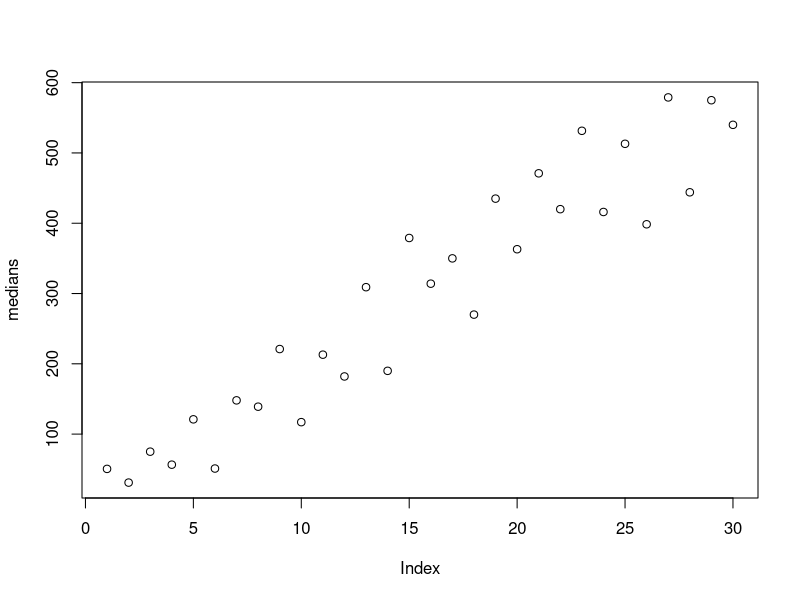
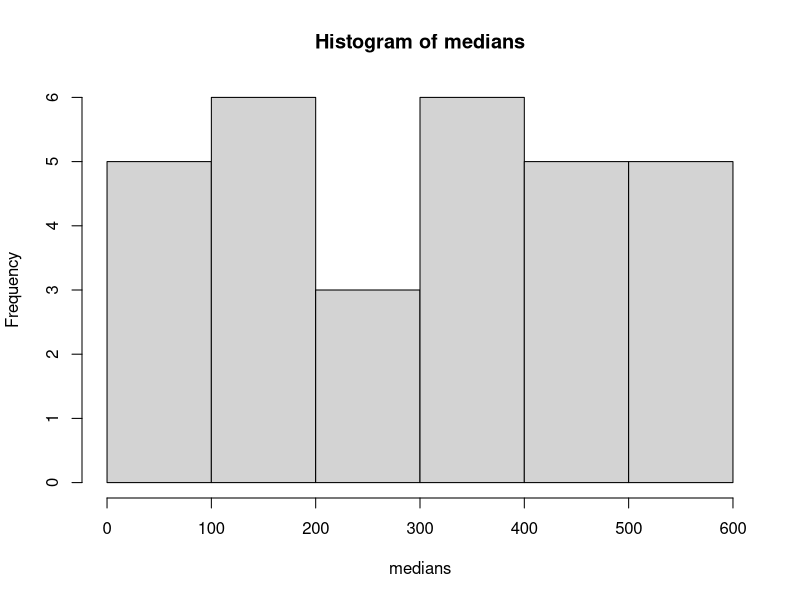
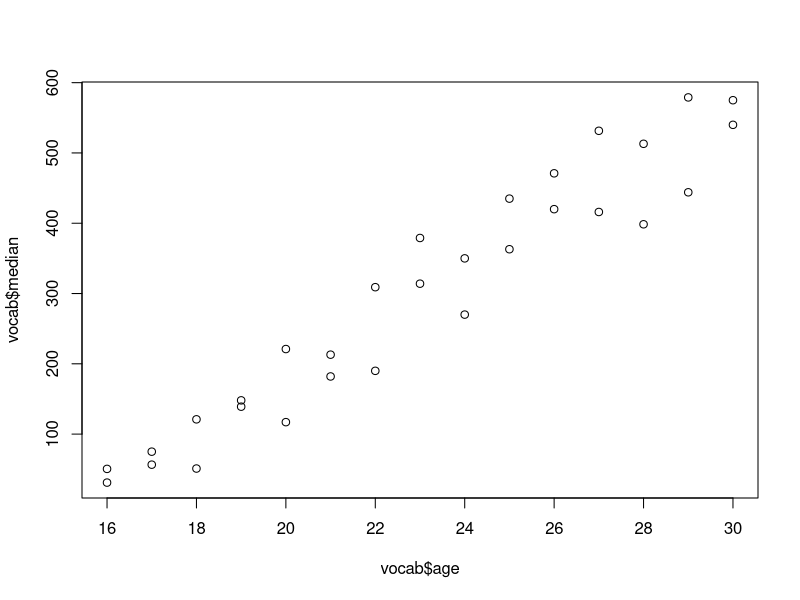
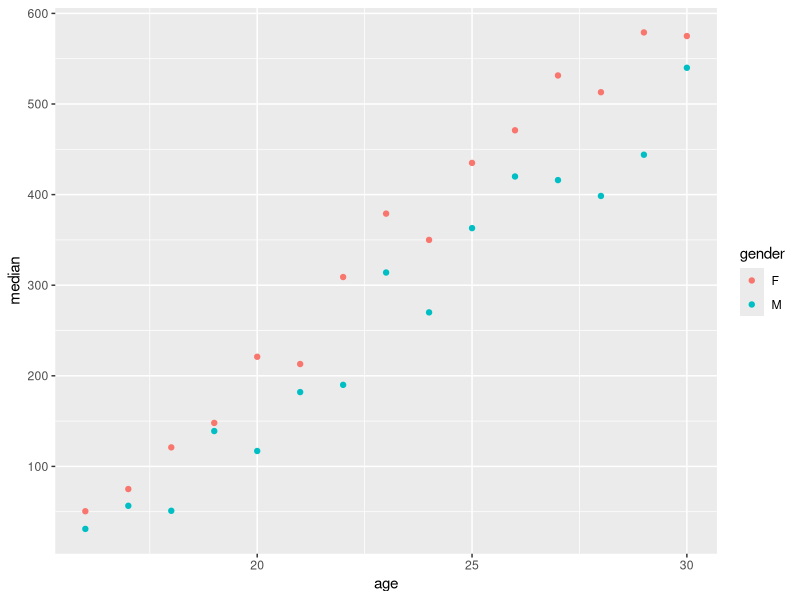
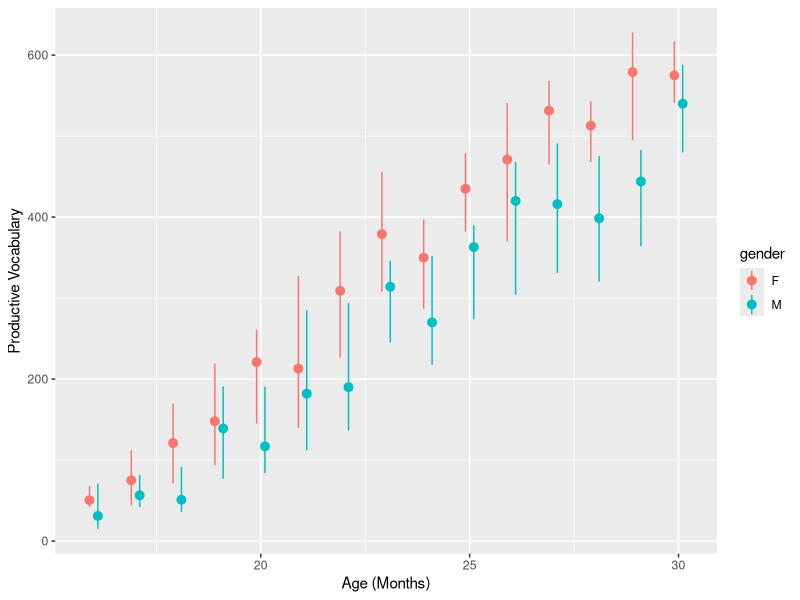
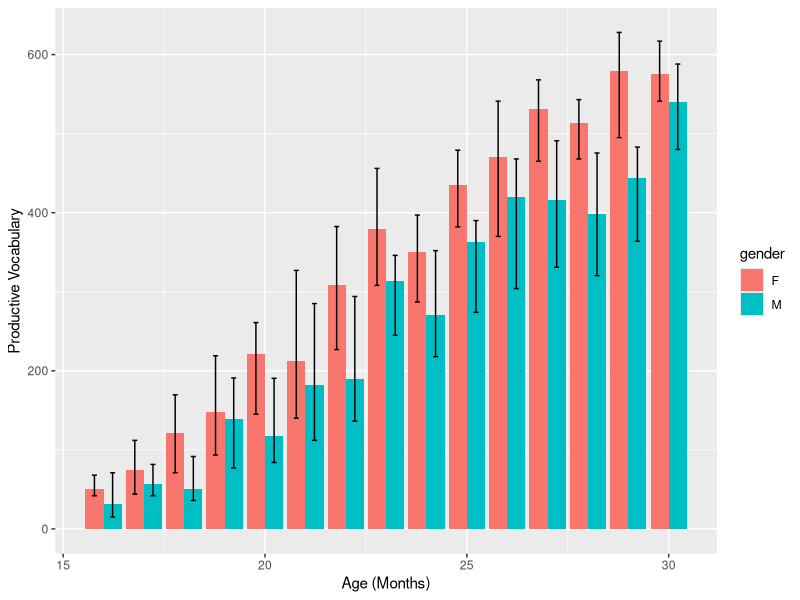
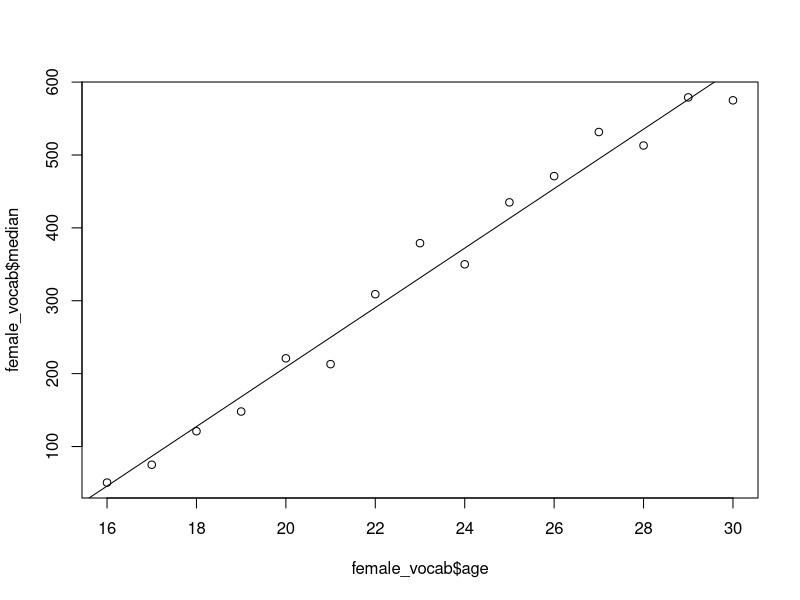
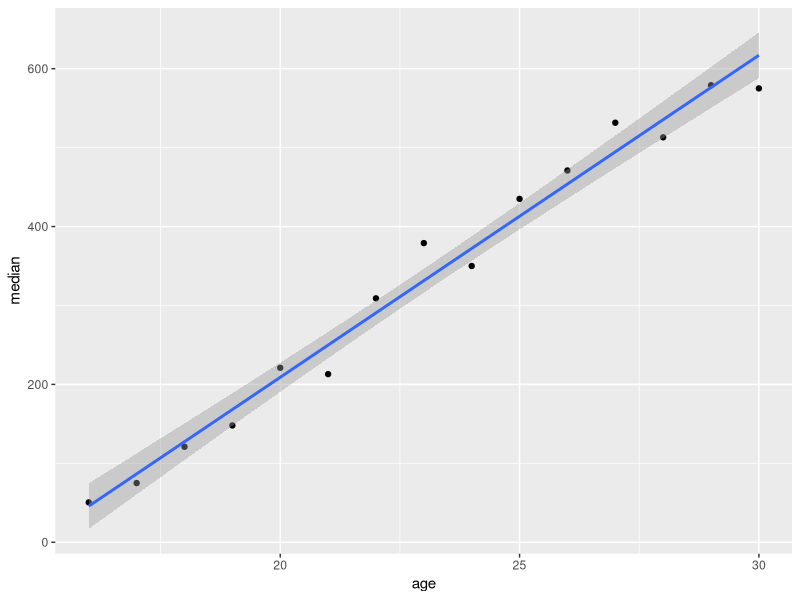

Write the R code that produced these figures, in order.
## ---- chunk 1
# commented out because I already have these
# install.packages('reshape2','dplyr','ggplot2','lme4','lmerTest')

library(ggplot2)
## ---- chunk 2
vocab <- read.csv('data-vocab.csv')
## ---- chunk 3
summary(vocab)
## ---- chunk 4
vocab <- vocab[, c(2:7)]
summary(vocab)
## ---- chunk 5
medians <- vocab[, 'median']
## ---- chunk 6
vocab[c(1:5), ]
vocab[c(1,2,3,4,5), ]
## ---- chunk 7
vocab[5, 'gender']
vocab[c(1:5), c('age','gender')]
## ---- chunk 8
vocab[which(vocab$gender == 'F'), ]
vocab[which(vocab$gender == 'F' & vocab$age == 17), ]
vocab[which(vocab$age == 18 | vocab$age == 17), ]
vocab[which(vocab$age > 16 & vocab$age < 19), ]
## ---- chunk 9
vocab[which(vocab$gender == 'F' & vocab$age == 17), 'median'] <- 1000
vocab[which(vocab$gender == 'F' & vocab$age == 17), ] # now shows 1000

vocab[which(vocab$gender == 'F' & vocab$age == 17), c('median','ci.h')] <- c(1000,NA)

# reset it now...
vocab[which(vocab$gender == 'F' & vocab$age == 17), c('median','ci.h')] <- c(75,37)
## ---- chunk 10
medians
## ---- chunk 11
medians + 2
medians*4
(medians^2) / 4
log(medians)
exp(medians)
sqrt(medians)
## ---- chunk 12
mean(medians)
var(medians)
sqrt(var(medians))
sd(medians)
length(medians)

length(vocab)
nrow(vocab)
ncol(vocab)
## ---- chunk 13
z_scores <- (medians - mean(medians)) / sd(medians)
z_scores

# compare to R's functions for z-score scaling...
z_scores <- scale(medians,center=T,scale=T)
## ---- chunk 14
paste('this','is','a','sentence',sep=' ')
paste('median: ',medians,sep='')
## ---- chunk 15
# vector * integer
medians * rnorm(1, 0, 1)

# vector * vector
medians * rnorm(length(medians), 0, 1)
## ---- chunk 16
plot(medians)
hist(medians)
plot(vocab$age, vocab$median)
## ---- chunk 17
ggplot(vocab, aes(x=age, y=median, color=gender)) +
                          geom_point()

ggplot(vocab, aes(x=age, y=median, color=gender)) +
        geom_pointrange(aes(min=median-ci.l, max=median+ci.h), position=position_dodge(.4)) +
        scale_x_continuous(name="Age (Months)") +
        scale_y_continuous(name="Productive Vocabulary")

ggplot(vocab, aes(x=age, y=median, fill=gender)) +
        geom_bar(stat='identity', position=position_dodge()) +
        geom_errorbar(aes(ymax=median+ci.h, ymin=median-ci.l), position=position_dodge(.9), width=0.25) +
        scale_x_continuous(name="Age (Months)") +
        scale_y_continuous(name="Productive Vocabulary")
## ---- chunk 18
female_vocab <- vocab[which(vocab$gender == 'F'), c('age','median')]
female_vocab 
## ---- chunk 19
plot(female_vocab$age, female_vocab$median)

# add a line of best fit
abline(lm(female_vocab$median ~ female_vocab$age))
## ---- chunk 20
ggplot(female_vocab, aes(x=age, y=median)) +
                                  geom_point() +
                                  stat_smooth(method="lm")
## ---- chunk 21
cor(female_vocab$age, female_vocab$median)
## ---- chunk 22
cor.test(female_vocab$age, female_vocab$median)
## ---- chunk 23
cor_output <- cor.test(female_vocab$age, female_vocab$median)

# useful command to show the available data in any variable
str(cor_output)

cor_output$p.value
cor_output$statistic

# also:
names(cor_output)
cor_output$conf.int

# round the p-value:
cor_output$p.value
round(cor_output$p.value, 3)

# how much variance does this account for (e.g., R-squared, R^2)?
cor_output$estimate^2
## ---- chunk 24
class(cor_output)
## ---- chunk 25
print(cor_output)
## ---- chunk 26
t.test(rnorm(30,5,5), rnorm(30,10,5))
## ---- chunk 27
t.test(rnorm(30,5,5), rnorm(30,10,5), var.equal=T)
## ---- chunk 28
t.test(rnorm(30,5,5), rnorm(30,10,5), paired=T)
t.test(rnorm(30,5,5), rnorm(30,10,5), alt='less',var.equal=T) # by default: 'two.sided'
## ---- chunk 29
class(t.test(rnorm(30,5,5), rnorm(30,10,5), var.equal=T))
## ---- chunk 30
write.csv(female_vocab, 'data-vocab-females.csv')
## ---- chunk 31
ls()
rm(list=ls())
